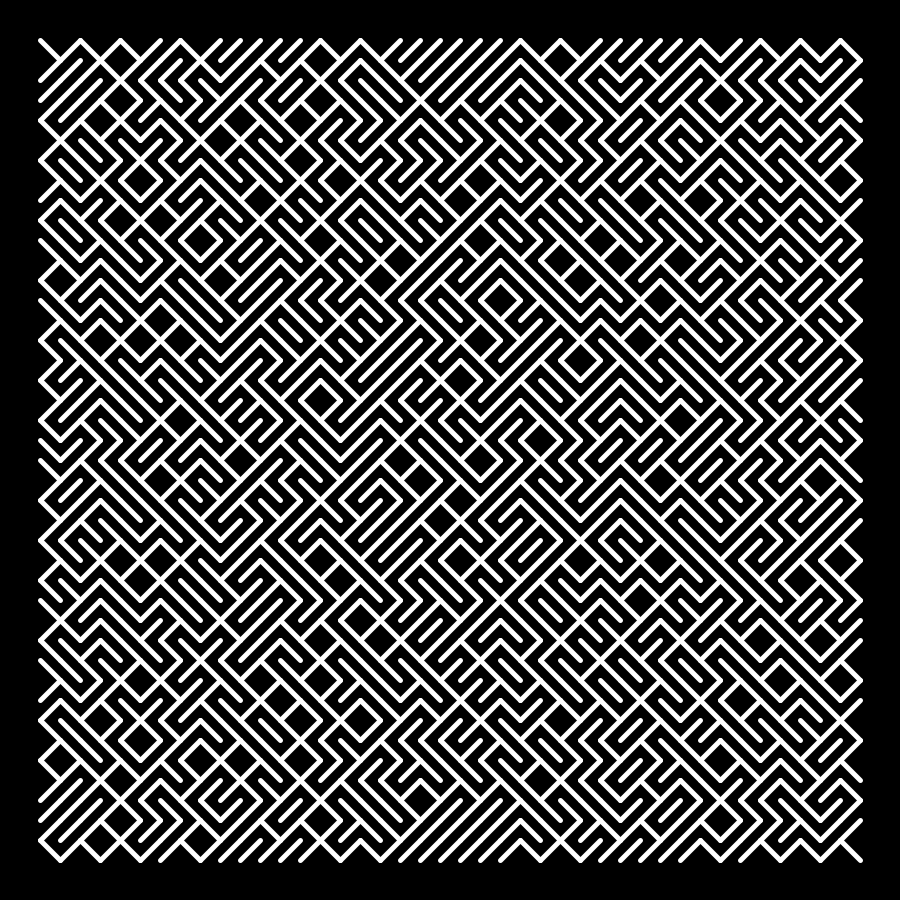
Frame 1 (no input)
Frame 60 (the mouse pressed at the canvas centre just before this capture): identical to frame 1, image omitted
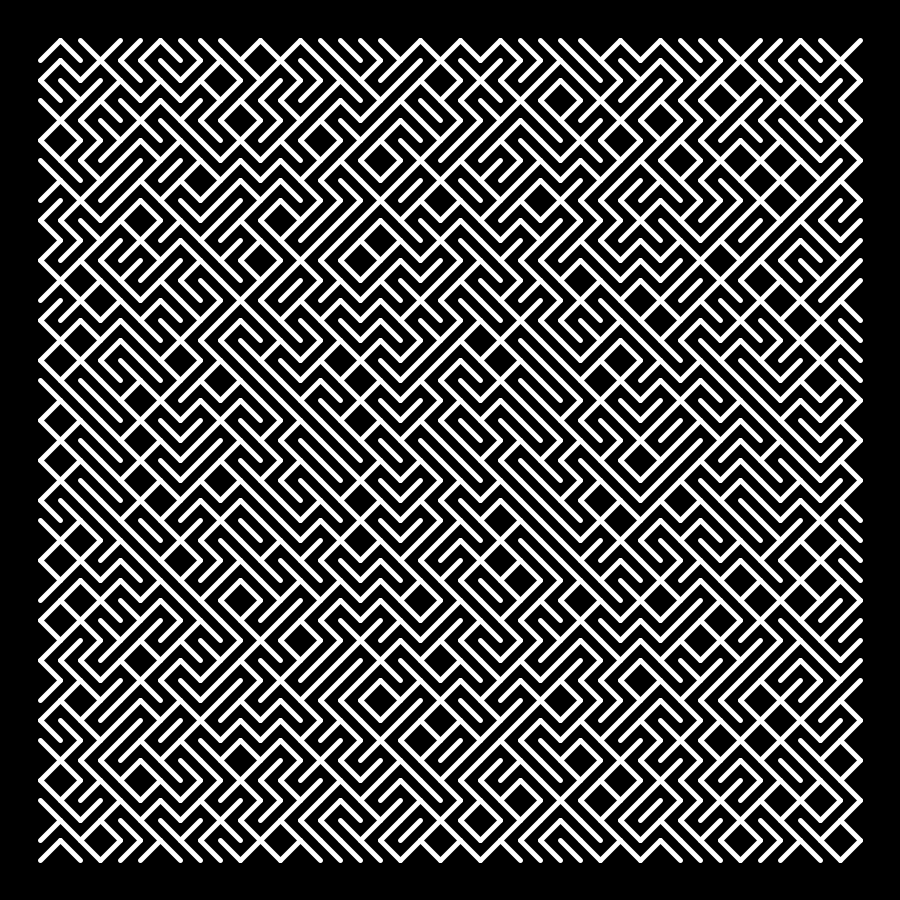
Frame 120 (the mouse held since frame 60 and released just before this capture)

The Processing sketch that drew these frames (run headless with seeded random() and noise(); from frame 60 on, the mouse is pressed at the canvas centre):

// Processing sketch: Perlin_map_simetria
// ── Perlin_map_simetria.pde
Objeto o;
float timer = 0;

void setup() {
  size (900,900);
  //fullScreen();
  o = new Objeto(20,2);
  o.calcOrientation();
}

void draw() {
  bg();
  if(timer >= 60) {
    o.calcOrientation();
    timer = 0;
  }
  timer += 1;
  
  //translate(width/2,-180);
  //rotate(PI/4);
  //translate(0,0);
  o.display();
}

void bg() {
  pushMatrix();
  noStroke();
  fill(0);
  rect(0,0,width, height);
  popMatrix();
}

// ── Class.pde
class Objeto {
  int tileAmount;
  int margin;
  float tileSize;
  int numLength;
  
  float[] orientation = new float[100000000];


  Objeto(int ta, int marg) {
    tileAmount = ta;
    margin = marg;
    tileSize = width/2 / (tileAmount + margin);
    numLength = tileAmount;

  }

  void display() {

    pushMatrix(); 
    strokeWeight(5);
    int index = 0;
    for (float y = (tileSize*margin)+(tileSize/2); y < height/2; y += tileSize) {
      for (float x = (tileSize*margin)+(tileSize/2); x < width/2; x += tileSize) {
        stroke(255);
        tile(x, y, orientation[index]);
        index++;
      }
    }

    index = 0;
    for (float y = (tileSize*margin)+(tileSize/2); y < height/2; y += tileSize) {
      for (float x = width-((tileSize*margin)+(tileSize/2)); x > (width/2)-(tileSize/2); x -= tileSize) {
        //stroke(255, 0, 0);
        tile(x, y, orientation[index]);
        index++;
      }
    }

    index = 0;
    for (float y = height-((tileSize*margin)+(tileSize/2)); y > (height/2)-(tileSize/2); y -= tileSize) {
      for (float x = (tileSize*margin)+(tileSize/2); x < width/2; x += tileSize) {
        //stroke(0, 255, 0);
        tile(x, y, orientation[index]);
        index++;
      }
    }

    index = 0;
    for (float y = height-((tileSize*margin)+(tileSize/2)); y > (height/2)-(tileSize/2); y -= tileSize) {
      for (float x = width-((tileSize*margin)+(tileSize/2)); x > (width/2)-(tileSize/2); x -= tileSize) {
        //stroke(0, 0, 255);
        tile(x, y, orientation[index]);
        index++;
      }
    }
    popMatrix();
  }

  void tile(float x, float y, float ori) {
    if (ori > 0) {
      line (x-tileSize/2, y-tileSize/2, x+tileSize/2, y+tileSize/2);
    } else {
      line (x+tileSize/2, y-tileSize/2, x-tileSize/2, y+tileSize/2);
    }
  }
  
  void calcOrientation() {
    for (int i = 0; i < orientation.length ; i++) {
      orientation[i] = random(-1,1);
    }
  }
}
